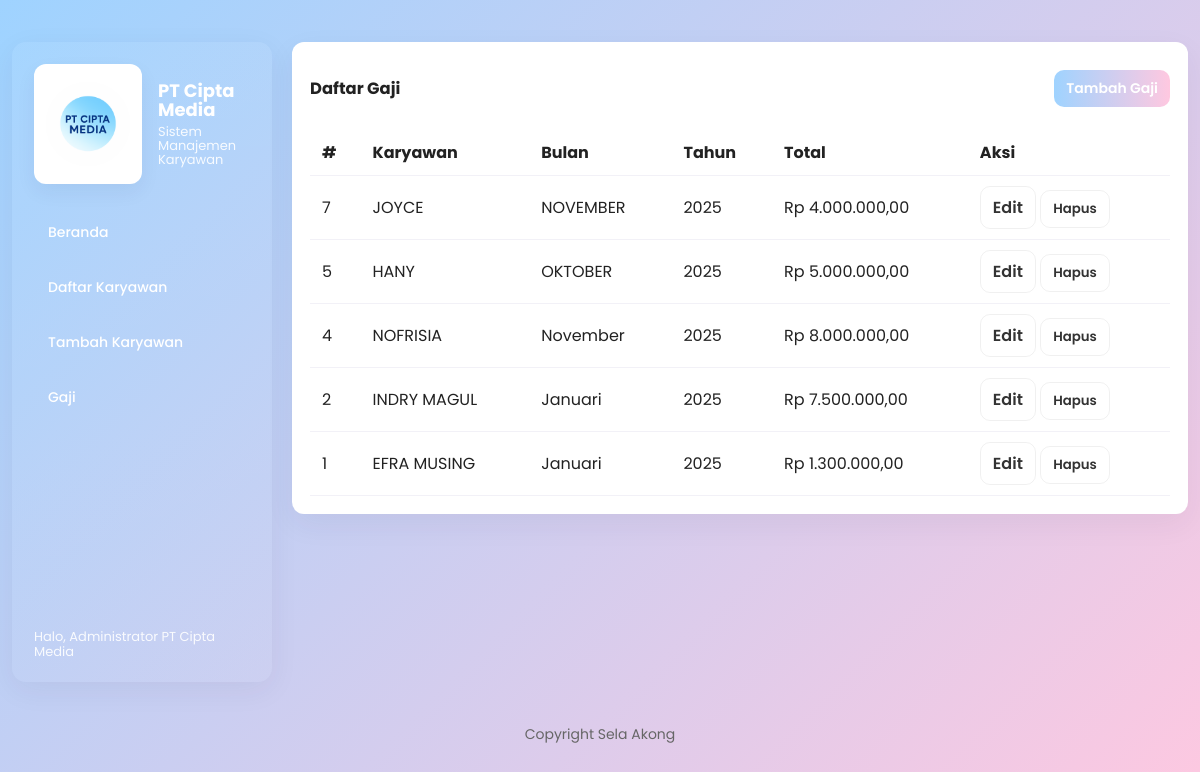
The app's page /gaji-list.php with its own data.
### tables this page shows
CREATE TABLE `tb_gaji` (
  `id_gaji` int NOT NULL AUTO_INCREMENT,
  `id_karyawan` int NOT NULL,
  `bulan` varchar(20) DEFAULT NULL,
  `tahun` int DEFAULT NULL,
  `total_gaji` decimal(15,2) DEFAULT NULL,
  `tanggal_input` timestamp NULL DEFAULT CURRENT_TIMESTAMP,
  PRIMARY KEY (`id_gaji`),
  KEY `id_karyawan` (`id_karyawan`),
  CONSTRAINT `tb_gaji_ibfk_1` FOREIGN KEY (`id_karyawan`) REFERENCES `tb_karyawan` (`id_karyawan`) ON DELETE CASCADE
);

CREATE TABLE `tb_karyawan` (
  `id_karyawan` int NOT NULL AUTO_INCREMENT,
  `nama` varchar(100) NOT NULL,
  `jabatan` varchar(100) DEFAULT NULL,
  `alamat` text,
  `no_hp` varchar(20) DEFAULT NULL,
  `tanggal_masuk` date DEFAULT NULL,
  `gaji_pokok` decimal(15,2) DEFAULT NULL,
  PRIMARY KEY (`id_karyawan`)
);

### gaji-list.php (the view, shortened to what this page needs)
<?php
require_once "includes/db_connect.php";
include "includes/header.php";
$sql = "SELECT g.*, k.nama as nama_k
        FROM tb_gaji g
        LEFT JOIN tb_karyawan k ON k.id_karyawan=g.id_karyawan
        ORDER BY g.id_gaji DESC";
$rows = mysqli_query($conn, $sql);
?>
<div class="content card">
  <div style="display:flex;justify-content:space-between;align-items:center">
    <h3>Daftar Gaji</h3>
    <a class="btn" href="gaji-input.php">Tambah Gaji</a>
  </div>
  <table class="table">
    <thead>
      <tr>
        <th>#</th>
        <th>Karyawan</th>
        <th>Bulan</th>
        <th>Tahun</th>
        <th>Total</th>
        <th>Aksi</th>
      </tr>
    </thead>
    <tbody>
      <?php while($r = mysqli_fetch_assoc($rows)): ?>
      <tr>
        <td><?= htmlspecialchars($r["id_gaji"]) ?></td>
        <td><?= htmlspecialchars($r["nama_k"] ?? '-') ?></td>
        <td><?= htmlspecialchars($r["bulan"] ?? '-') ?></td>
        <td><?= htmlspecialchars($r["tahun"] ?? '-') ?></td>
        <?php
          $total_raw = $r['total_gaji'] ?? $r['gaji_pokok'] ?? 0;
          $total_num = is_numeric($total_raw) ? (float)$total_raw : 0.0;
          $total_formatted = 'Rp ' . number_format($total_num, 2, ',', '.');
        ?>
        <td><?= $total_formatted ?></td>
        <td>
          <a class="btn ghost" href="gaji-edit.php?id=<?= htmlspecialchars($r["id_gaji"]) ?>">Edit</a>
          <form method="post" action="proses/proses-gaji-delete.php" style="display:inline" onsubmit="return confirm('Hapus data gaji?')">
            <button class="btn ghost">Hapus</button>
          </form>
        </td>
      </tr>
      <?php endwhile; ?>
    </tbody>
  </table>
</div>
<?php include "includes/footer.php"; ?>

### includes/header.php (shortened to what this page needs)
<link rel="stylesheet" href="assets/css/style.css">
<div class="app">
  <aside class="sidebar">
    <div>
      <div class="brand">
        <div class="logo-wrapper">
          <img src="assets/img/logo.png" class="logo-small" alt="Logo Sistem Karyawan">
        </div>
        <div class="brand-text">
          <div class="brand-title">PT Cipta Media</div>
          <div class="brand-sub">Sistem Manajemen Karyawan</div>
        </div>
      </div>
      <nav class="navs">
        <a class="nav-link" href="index.php">Beranda</a>
        <a class="nav-link" href="karyawan-list.php">Daftar Karyawan</a>
        <a class="nav-link" href="karyawan-input.php">Tambah Karyawan</a>
        <a class="nav-link" href="gaji-list.php">Gaji</a>
      </nav>
    </div>
    <div class="sidebar-footer">Halo, Administrator PT Cipta Media</div>
  </aside>
  <main class="main-area">

### includes/footer.php
  </main>
</div>
<footer style="max-width:1200px;margin:12px auto;text-align:center;color:#666;">Copyright Sela Akong</footer>

### assets/css/style.css (style rules this page uses)
* { box-sizing: border-box; font-family: "Poppins", sans-serif; }
.app { display: flex; gap: 20px; max-width: 1200px; margin: 30px auto; padding: 12px; align-items: flex-start; }
.sidebar { width: var(--sidebar-width); min-height: 80vh; background: linear-gradient(180deg, rgba(255, 255, 255, 0.06), rgba(255, 255, 255, 0.03)); border-radius: var(--radius); padding: 22px; color: #fff; box-shadow: 0 8px 30px var(--shadow); display: flex; flex-direction: column; justify-content: space-between; }
.brand { display: flex; align-items: center; gap: 16px; }
.logo-wrapper { width: 120px; height: 120px; background: var(--bg-card); border-radius: 12px; padding: 12px; display: flex; align-items: center; justify-content: center; box-shadow: 0 8px 20px rgba(23, 33, 77, 0.06); }
.logo-small { width: 84px; height: auto; display: block; object-fit: contain; border-radius: 50%; }
.brand-text { line-height: 1.05; max-width: 130px; }
.brand-title { font-weight: 700; font-size: 18px; color: #fff; }
.brand-sub { font-size: 13px; color: rgba(255, 255, 255, 0.9); margin-top: 6px; }
.navs { margin-top: 26px; display: flex; flex-direction: column; gap: 10px; }
.nav-link { display: block; color: #fff; text-decoration: none; padding: 12px 14px; border-radius: 10px; transition: all 0.2s ease; font-weight: 500; background: transparent; }
.sidebar-footer { margin-top: 18px; font-size: 13px; color: rgba(255, 255, 255, 0.9); line-height: 1.2; }
.main-area { flex: 1; min-height: 80vh; }
.card { background: var(--bg-card); border-radius: 12px; padding: 18px; box-shadow: 0 10px 30px var(--shadow); margin-bottom: 18px; }
.btn { background: linear-gradient(90deg, var(--accent-1), var(--accent-2)); color: #fff; border: none; padding: 8px 12px; border-radius: 10px; font-weight: 600; cursor: pointer; text-decoration: none; display: inline-block; }
.btn.ghost { background: transparent; border: 1px solid rgba(0, 0, 0, 0.06); color: #333; }
.table { width: 100%; border-collapse: collapse; margin-top: 12px; }
.table th, .table td { padding: 10px 12px; border-bottom: 1px solid var(--border); text-align: left; }

### records on screen
tb_gaji: id_gaji "7", id_karyawan.nama "JOYCE", bulan "NOVEMBER", tahun "2025", total_gaji "Rp 4.000.000,00"
tb_gaji: id_gaji "5", id_karyawan.nama "HANY", bulan "OKTOBER", tahun "2025", total_gaji "Rp 5.000.000,00"
tb_gaji: id_gaji "4", id_karyawan.nama "NOFRISIA", bulan "November", tahun "2025", total_gaji "Rp 8.000.000,00"
tb_gaji: id_gaji "2", id_karyawan.nama "INDRY MAGUL", bulan "Januari", tahun "2025", total_gaji "Rp 7.500.000,00"
tb_gaji: id_gaji "1", id_karyawan.nama "EFRA MUSING", bulan "Januari", tahun "2025", total_gaji "Rp 1.300.000,00"
